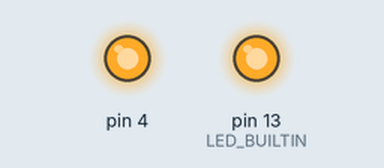
This sketch was run on a simulated Arduino Uno, built with avr-gcc and run on an emulated ATmega328P. On the bench: output pins drawn as LEDs (lit = HIGH).

Above: at 0.1 s.
At 120.1 s:
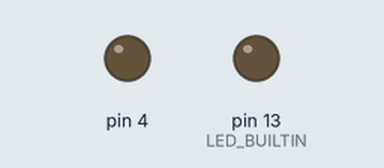
Timing chart, 0 to 121.6 s (numbered marks = the images above):
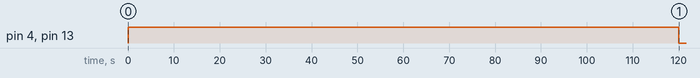

The sketch:

Pump.ino
```cpp
//This program is used to turn G328 on and let it pump water for 2 minutes (once).
//Use MOS module (12 V), connect SIG to the pin 4.

void setup() {
  pinMode(4, OUTPUT);
  pinMode(LED_BUILTIN, OUTPUT);
  digitalWrite(LED_BUILTIN, HIGH);
  digitalWrite(4, HIGH);
  delay(120000);
  digitalWrite(LED_BUILTIN, LOW);
  digitalWrite(4, LOW);

}

void loop() {
  delay(10000);

}
```
